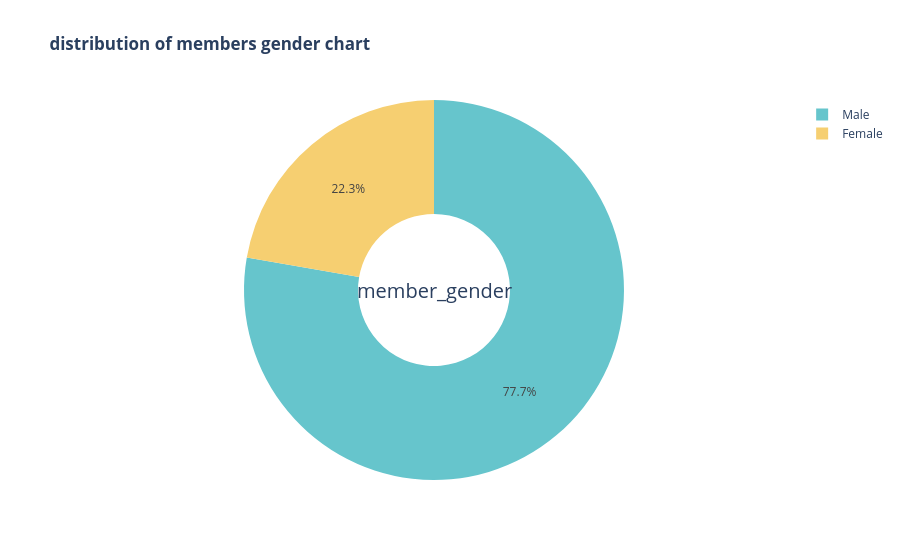

The code cell stored with this chart in its notebook:
### Markdown cell above
# <a id="6"> 6 ) . What is the distribution for member_gender?</a>

### Code cell
# Make visualization to easy get insight
import plotly.express as px
fig = px.pie(df, names = "member_gender",
       title="<b> distribution of members gender chart</b>",
       color_discrete_sequence=px.colors.qualitative.Pastel,
       hole=0.4
        )
fig.update_layout(annotations = [dict(text= "member_gender", font_size=20, x=0.5, y =0.5, showarrow = False)])

### Figure 1 — Plotly figure (JSON) as saved in the notebook; plotly's stock layout.template omitted (floating-point values rounded to 4 significant figures; data arrays with more than 128 entries replaced by an {"elided": "..."} marker saying what was removed)
{"data": [{"domain": {"x": [0, 1], "y": [0, 1]}, "hole": 0.4, "hovertemplate": "member_gender=%{label}<extra></extra>", "labels": {"elided": "183416 str values"}, "legendgroup": "", "name": "", "showlegend": true, "type": "pie"}], "layout": {"annotations": [{"font": {"size": 20}, "showarrow": false, "text": "member_gender", "x": 0.5, "y": 0.5}], "legend": {"tracegroupgap": 0}, "piecolorway": ["rgb(102, 197, 204)", "rgb(246, 207, 113)", "rgb(248, 156, 116)", "rgb(220, 176, 242)", "rgb(135, 197, 95)", "rgb(158, 185, 243)", "rgb(254, 136, 177)", "rgb(201, 219, 116)", "rgb(139, 224, 164)", "rgb(180, 151, 231)", "rgb(179, 179, 179)"], "title": {"text": "<b> distribution of members gender chart</b>"}}}
